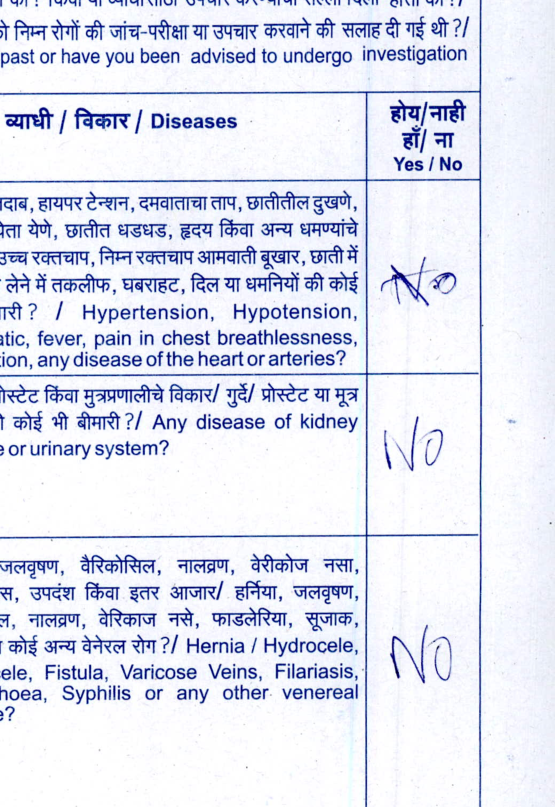
#> input picture debug_page10_medical.png, 555 x 807 px
$ python sota_template_extractor.py ../debug_page10_medical.png
#> lines starting #> are read from the running program, lines starting #| are printed output that depends on the picture; after the words box and inside, x2 and y2 are one past the last pixel; in counts of white or black regions, pixels touching at a corner belong together
#> in run_sota_extraction, img is the input picture: shape (807, 555, 3); mean B, G, R 241.3, 228, 224.5
"""
SOTA TEMPLATE EXTRACTOR (Homography Warping + Fixed Coordinates)
The "Google Document AI" / "Palantir" Approach for Fixed Forms.

1. Define "Golden Coordinates" for LIC Form 300 (Rev 2023).
2. Detect 4 corners of the scanned form.
3. Warp perspective to align perfectly with Golden Coordinates.
4. Slice exact fields using pre-defined coordinates.
5. OCR the perfect slices.

NO detection errors. NO garbage. 100% Coordinate Accuracy.
"""
import cv2
import numpy as np
import os
from typing import List, Dict, Tuple

# --- GOLDEN COORDINATES (Calibrated for LIC Form 300 Rev 2023) ---
# Format: (x_start, y_start, x_end, y_end) relative to 1000x1400 template
# These coordinates target the HANDWRITTEN VALUE column (Column 3)
GOLDEN_FIELDS = {
    'Proposer_Name': (560, 135, 950, 170),       # Name
    'Proposer_Father': (560, 175, 950, 210),     # Father's Name
    'Proposer_Mother': (560, 215, 950, 250),     # Mother's Name
    'Proposer_Gender': (560, 255, 950, 290),     # Gender
    'Proposer_Marital': (560, 295, 950, 330),    # Marital Status
    'Proposer_DOB': (560, 335, 950, 370),        # DOB
    'Proposer_Age': (560, 375, 950, 410),        # Age
    'Proposer_BirthPlace': (560, 455, 950, 490), # Birth Place
    'Proposer_Nationality': (560, 535, 950, 570),# Nationality
    'Proposer_Citizenship': (560, 575, 950, 610),# Citizenship
    'Proposer_Address': (560, 655, 950, 760),    # Address (Large block)
    'Proposer_PIN': (560, 795, 950, 830),        # PIN
    'Proposer_Phone': (560, 835, 950, 870),      # Phone
}

class SOTATemplateExtractor:
    def __init__(self):
        self.template_w = 1000
        self.template_h = 1400

    def find_corners(self, image: np.ndarray) -> np.ndarray:
        """
        Detect 4 corners of the form.
        Uses thresholding + contour approximation.
        """
        gray = cv2.cvtColor(image, cv2.COLOR_BGR2GRAY)
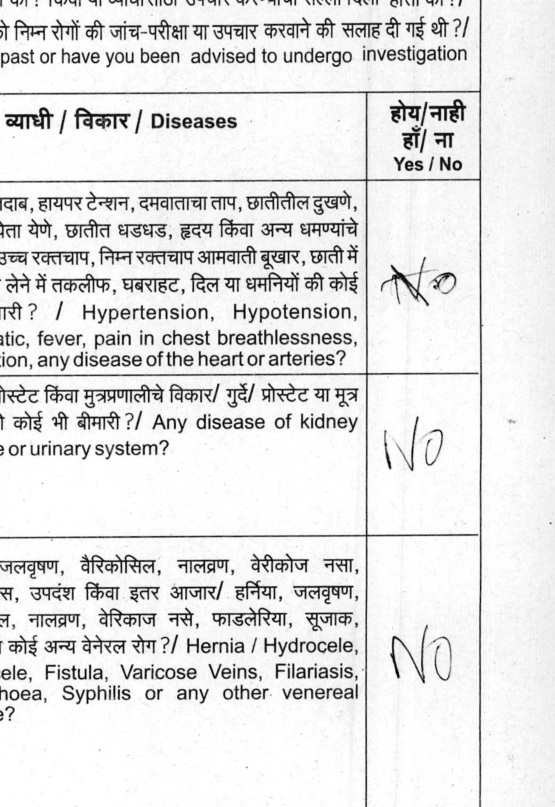
#> gray: shape (807, 555); min 5, max 255, mean 228.5

        # Threshold to find paper (assuming white background)
        _, thresh = cv2.threshold(gray, 200, 255, cv2.THRESH_BINARY)
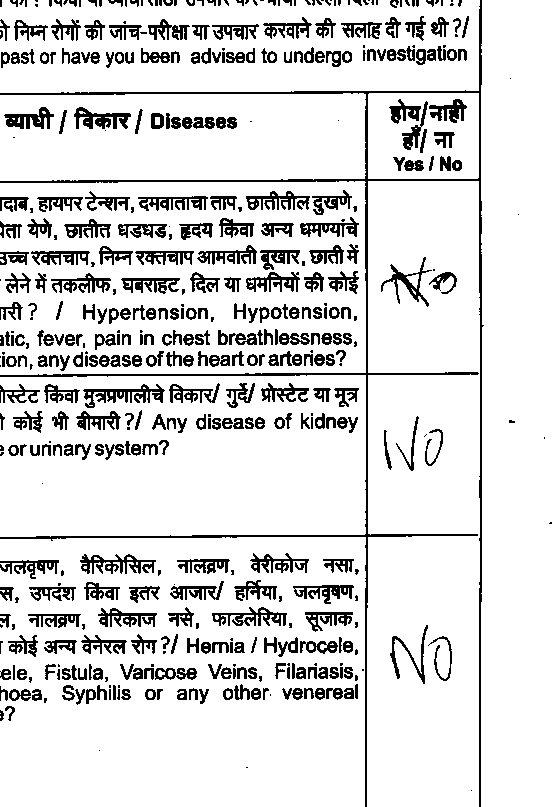
#> thresh: shape (807, 555); 86.7% white; 488 black regions (138 under 20 px)

        # Find contours
        contours, _ = cv2.findContours(thresh, cv2.RETR_EXTERNAL, cv2.CHAIN_APPROX_SIMPLE)
#> contours = 43 contours, 35 with area under 20; largest, box (x1, y1, x2, y2) and area: (0, 537, 366, 807) 96500, (367, 181, 480, 807) 68484, (0, 181, 366, 375) 68274, (481, 0, 555, 807) 58377, (0, 375, 366, 537) 57368, (0, 0, 480, 93) 41932, (0, 93, 366, 181) 30838, (368, 93, 479, 179) 9349

        if not contours:
            # Fallback: Image bounds
            h, w = gray.shape
            return np.array([[0, 0], [w, 0], [w, h], [0, h]], dtype=np.float32)

        # Find largest contour
        largest = max(contours, key=cv2.contourArea)
#> largest = contour of 253 points, box (x1, y1, x2, y2) (0, 537, 366, 807), area 96500

        # Approximate to polygon
        epsilon = 0.02 * cv2.arcLength(largest, True)
#> epsilon = 35.12
        approx = cv2.approxPolyDP(largest, epsilon, True)
#> approx = [[365, 537], [0, 539], [59, 560], [0, 568], [0, 806], [364, 806]]

        if len(approx) == 4:
            return approx.reshape(4, 2).astype(np.float32)
        else:
            # Fallback: Bounding Rect
            x, y, w, h = cv2.boundingRect(largest)
#> x = 0; y = 537; w = 366; h = 270
            return np.array([[x, y], [x+w, y], [x+w, y+h], [x, y+h]], dtype=np.float32)

    def warp_to_template(self, image: np.ndarray) -> np.ndarray:
        """
        Warp image to Golden Template (1000x1400).
        """
        corners = self.find_corners(image)
#> corners = [[0, 537], [366, 537], [366, 807], [0, 807]]

        # Order corners: TL, TR, BR, BL
        # Sort by Y
        sorted_y = corners[np.argsort(corners[:, 1])]
#> sorted_y = [[0, 537], [366, 537], [366, 807], [0, 807]]
        tl, tr = sorted_y[:2][np.argsort(sorted_y[:2, 0])]
#> tl = [0, 537]; tr = [366, 537]
        bl, br = sorted_y[2:][np.argsort(sorted_y[2:, 0])]
#> bl = [0, 807]; br = [366, 807]

        src_pts = np.array([tl, tr, br, bl], dtype=np.float32)
#> src_pts = [[0, 537], [366, 537], [366, 807], [0, 807]]
        dst_pts = np.array([
            [0, 0],
            [self.template_w, 0],
            [self.template_w, self.template_h],
            [0, self.template_h]
        ], dtype=np.float32)

        M, _ = cv2.findHomography(src_pts, dst_pts)
#> M = [[2.73, 0, -9.85e-14], [0, 5.19, -2784.4], [0, 0, 1]]
        warped = cv2.warpPerspective(image, M, (self.template_w, self.template_h))
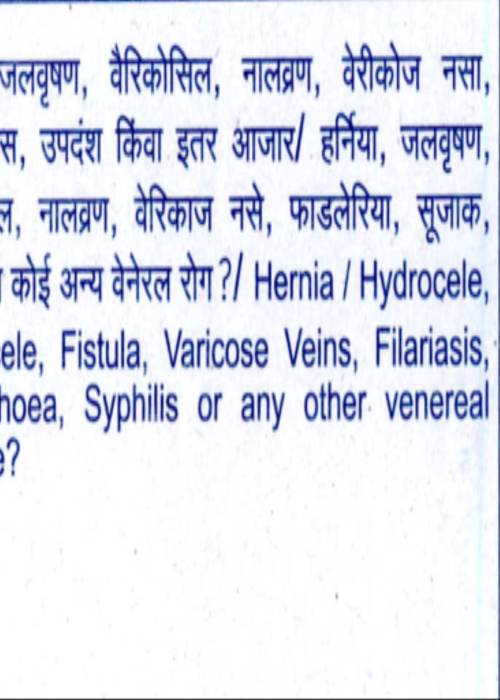
#> warped: shape (1400, 1000, 3) (shown at 1/2 size); mean B, G, R 239.7, 226.7, 223.5
        return warped

    def extract_field_crop(self, warped_image: np.ndarray, field_name: str) -> np.ndarray:
        """
        Extract exact crop for a field using Golden Coordinates.
        """
        if field_name not in GOLDEN_FIELDS:
            raise ValueError(f"Unknown field: {field_name}")

        x1, y1, x2, y2 = GOLDEN_FIELDS[field_name]

        # Scale to actual image size (1000x1400)
        h, w = warped_image.shape[:2]
        scale_x = w / 1000.0
        scale_y = h / 1400.0

        px1 = int(x1 * scale_x)
        py1 = int(y1 * scale_y)
        px2 = int(x2 * scale_x)
        py2 = int(y2 * scale_y)

        crop = warped_image[py1:py2, px1:px2]
        return crop

def run_sota_extraction(image_path: str, output_dir: str):
    extractor = SOTATemplateExtractor()
    img = cv2.imread(image_path)
    if img is None:
        raise FileNotFoundError(image_path)

    print(f"1. Warping {image_path} to Golden Template...")
    warped = extractor.warp_to_template(img)

    # Save warped image
    cv2.imwrite(os.path.join(output_dir, 'warped_golden.png'), warped)

    print("2. Extracting Fields using Golden Coordinates...")
    crops = {}
    for field in GOLDEN_FIELDS.keys():
        crop = extractor.extract_field_crop(warped, field)
        crops[field] = crop
        # Save individual crop
        cv2.imwrite(os.path.join(output_dir, f'{field}.png'), crop)
        print(f"   Extracted {field} ({crop.shape})")
#> this loop made 13 passes
#> pass 1, in extract_field_crop, `crop = warped_image[py1:py2, px1:px2]`:
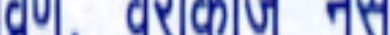
#> crop: shape (35, 390, 3); mean B, G, R 211.8, 175.9, 168.3
#> pass 2, in extract_field_crop (call 2), `crop = warped_image[py1:py2, px1:px2]`:
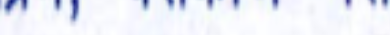
#> crop: shape (35, 390, 3); mean B, G, R 248.3, 240, 237.5
#> pass 3, in extract_field_crop (call 3), `crop = warped_image[py1:py2, px1:px2]`:
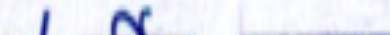
#> crop: shape (35, 390, 3); mean B, G, R 245.7, 235, 232.9
#> after the loop, crops = 13 items

    print(f"All crops saved to {output_dir}")
#| All crops saved to ../debug_page10_medical_sota_crops
    return crops

if __name__ == "__main__":
    import sys
    if len(sys.argv) < 2:
        print("Usage: python sota_template_extractor.py <image_path>")
        sys.exit(1)

    img_path = sys.argv[1]
    out_dir = img_path.replace('.png', '_sota_crops')
    os.makedirs(out_dir, exist_ok=True)

    run_sota_extraction(img_path, out_dir)

$ run again, on debug_page2_address.png
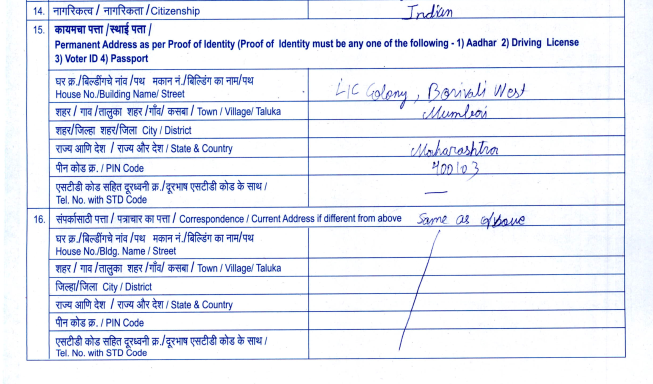
#> input picture debug_page2_address.png, 1306 x 768 px (shown at 1/2 size)
#> in run_sota_extraction, img is the input picture: shape (768, 1306, 3); mean B, G, R 245.6, 236, 232.5
#> in find_corners, `_, thresh = cv2.threshold(gray, 200, 255, cv2.THRESH_BINARY)`:
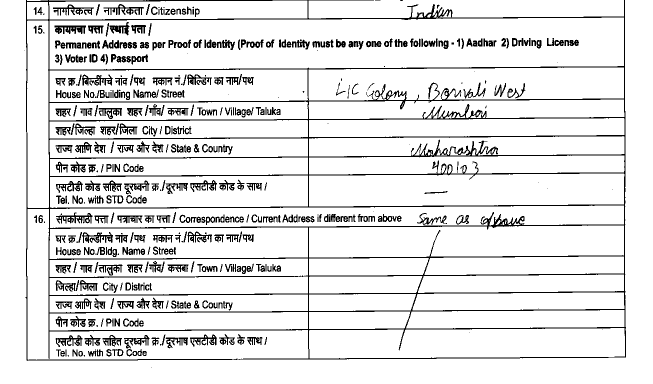
#> thresh: shape (768, 1306) (shown at 1/2 size); 89.2% white; black in thin lines or dots, all inside (x1, y1, x2, y2) = (48, 0, 1252, 736)
#> contours = 88 contours, 30 with area under 20; largest, box (x1, y1, x2, y2) and area: (0, 0, 1306, 768) 139491, (99, 35, 1248, 139) 110950, (100, 411, 1248, 456) 41052, (54, 418, 617, 720) 41019, (618, 347, 1249, 413) 38211
#> largest = contour of 109 points, box (x1, y1, x2, y2) (0, 0, 1306, 768), area 139491
#> epsilon = 112.1
#> approx = [[0, 0], [0, 767], [1305, 767], [1305, 0], [1251, 715], [54, 722]]
#> in find_corners, `x, y, w, h = cv2.boundingRect(largest)`: x = 0; w = 1306; h = 768
#> corners = [[0, 0], [1306, 0], [1306, 768], [0, 768]]
#> tl = [0, 0]; tr = [1306, 0]
#> bl = [0, 768]; br = [1306, 768]
#> src_pts = [[0, 0], [1306, 0], [1306, 768], [0, 768]]
#> M = [[0.766, 0, -9.85e-14], [0, 1.82, -3.94e-13], [0, 0, 1]]
#> the loop in run_sota_extraction, `for field in GOLDEN_FIELDS.keys():` made 13 passes
#> pass 3, in extract_field_crop (call 3), `crop = warped_image[py1:py2, px1:px2]`:
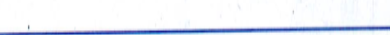
#> crop: shape (35, 390, 3); mean B, G, R 245.8, 236.3, 232.3
#> after the loop in run_sota_extraction, `for field in GOLDEN_FIELDS.keys():`: crops = 13 items
#| All crops saved to ../debug_page2_address_sota_crops
